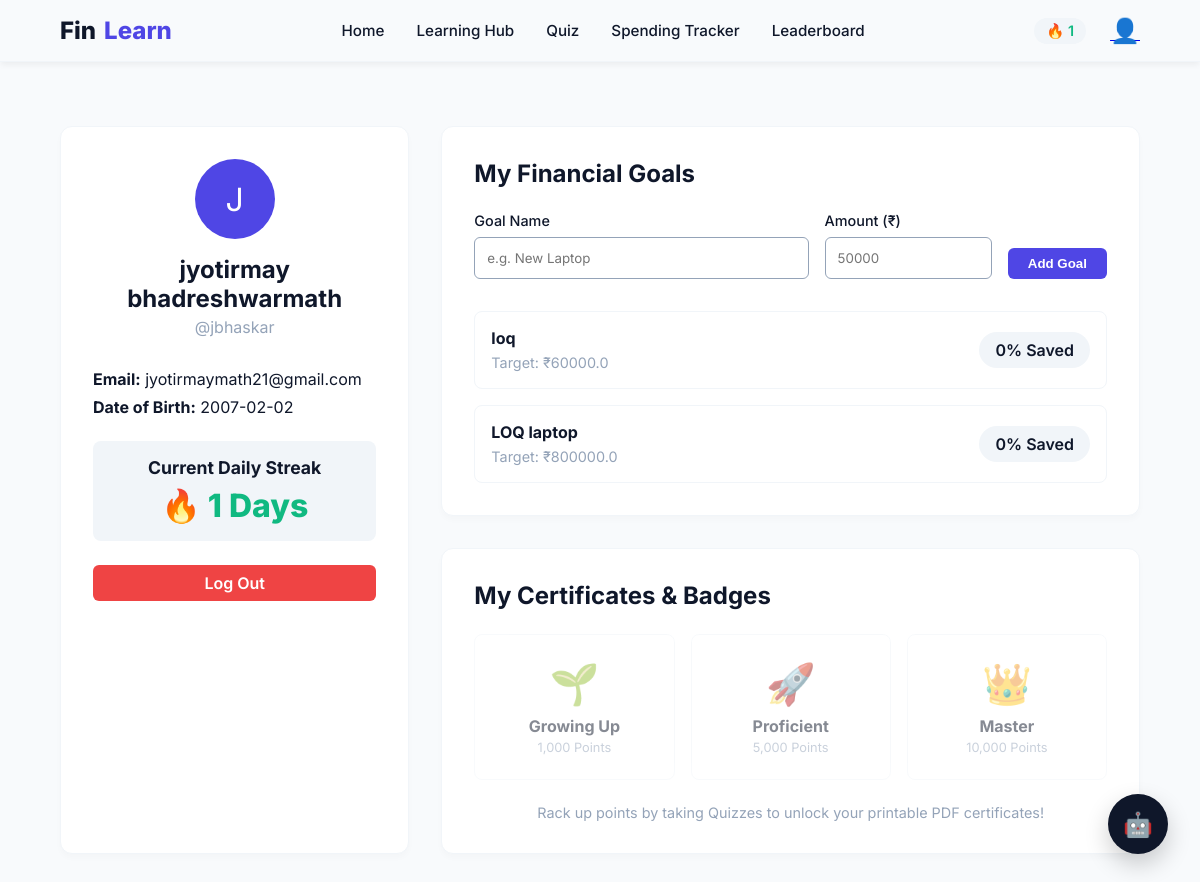
The app's page /profile (signed in), older data.
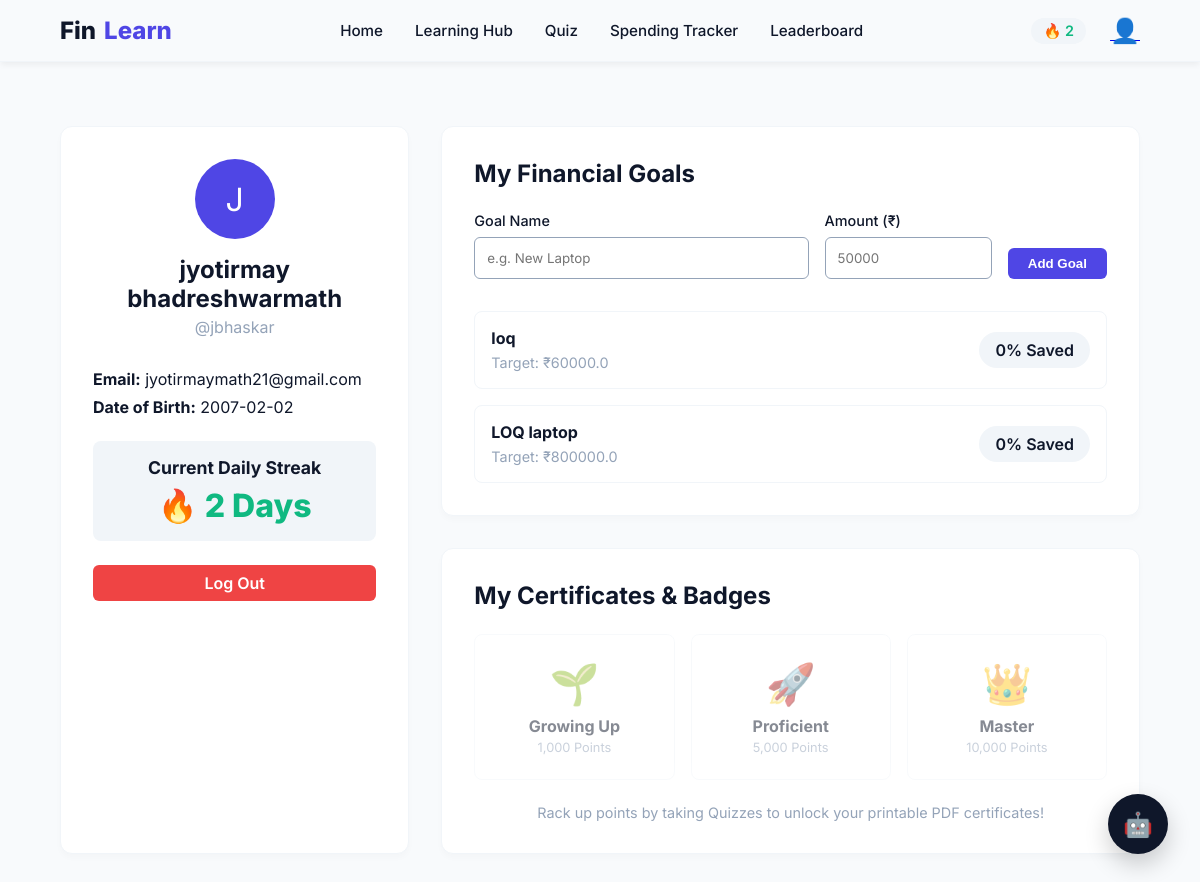
The same page, newer data.
### models.py (models this page shows, shortened)
class User(UserMixin, db.Model):
    id = db.Column(db.Integer, primary_key=True)
    full_name = db.Column(db.String(150), nullable=False)
    username = db.Column(db.String(50), unique=True, nullable=False)
    dob = db.Column(db.String(20), nullable=False)
    email = db.Column(db.String(150), unique=True, nullable=False)
    password_hash = db.Column(db.String(255), nullable=False)
    points = db.Column(db.Integer, default=0)
    streak = db.Column(db.Integer, default=0)
    last_login = db.Column(db.String(20), nullable=True) # YYYY-MM-DD format for easy streak logic
    certificates = db.Column(db.Text, default='[]') # JSON string of unlocked certs
    def get_certificates(self):
        try:
            return json.loads(self.certificates)
        except:
            return []

### app.py (the view, shortened to what this page needs)
@app.route('/profile', methods=['GET', 'POST'])
@login_required
def profile():
    goals = Goal.query.filter_by(user_id=current_user.id).all()
    return render_template('profile.html', user=current_user, goals=goals)

### app.py (called while the page is built)
@login_manager.user_loader
def load_user(user_id):
    return User.query.get(int(user_id))

### templates/profile.html (shortened to what the changed rows need)
{% extends 'base.html' %}
{% block content %}
<div style="display: grid; grid-template-columns: 1fr 2fr; gap: 2rem; margin-top: 2rem;">
    <div style="background: white; padding: 2rem; border-radius: 12px; border: 1px solid var(--gray-light); box-shadow: 0 4px 6px rgba(0,0,0,0.02);">
        <div style="text-align: center; margin-bottom: 2rem;">
            <div style="width: 80px; height: 80px; background: var(--primary); color: white; border-radius: 50%; display: flex; align-items: center; justify-content: center; font-size: 2rem; margin: 0 auto 1rem auto;">
                {{ user.full_name[0] | upper }}
            </div>
            <h2 style="margin: 0;">{{ user.full_name }}</h2>
            <p style="color: var(--gray); margin: 0.25rem 0;">@{{ user.username }}</p>
        </div>
        <div style="margin-bottom: 1.5rem;">
            <p style="margin: 0.5rem 0;"><strong>Email:</strong> {{ user.email }}</p>
            <p style="margin: 0.5rem 0;"><strong>Date of Birth:</strong> {{ user.dob }}</p>
        </div>
        <div style="background: var(--gray-light); padding: 1rem; border-radius: 8px; text-align: center; margin-bottom: 1.5rem;">
            <h3 style="margin: 0 0 0.5rem 0; font-size: 1.1rem;">Current Daily Streak</h3>
            <div style="font-size: 2rem; font-weight: 800; color: var(--accent);">
                🔥 {{ user.streak }} Days
            </div>
        </div>
    </div>
    <div style="display: flex; flex-direction: column; gap: 2rem;">
        <div style="background: white; padding: 2rem; border-radius: 12px; border: 1px solid var(--gray-light); box-shadow: 0 4px 6px rgba(0,0,0,0.02);">
            <h2 style="margin: 0 0 1.5rem 0;">My Financial Goals</h2>
        </div>
        <div style="background: white; padding: 2rem; border-radius: 12px; border: 1px solid var(--gray-light); box-shadow: 0 4px 6px rgba(0,0,0,0.02);">
            <h2 style="margin: 0 0 1.5rem 0;">My Certificates & Badges</h2>
        </div>
    </div>
</div>
{% endblock %}

### templates/base.html (shortened to what this page needs)
<!DOCTYPE html>
<html lang="en">
<head>
    <link rel="stylesheet" href="{{ url_for('static', filename='css/styles.css') }}">
</head>
<body>
    <nav class="navbar">
        <a href="{{ url_for('index') }}" class="nav-brand">Fin<span>Learn</span></a>
        <div class="nav-links">
            <a href="{{ url_for('index') }}">Home</a>
            <a href="{{ url_for('learning_hub') }}">Learning Hub</a>
            <a href="{{ url_for('quiz') }}">Quiz</a>
            <a href="{{ url_for('spending_tracker') }}">Spending Tracker</a>
            <a href="{{ url_for('leaderboard') }}">Leaderboard</a>
        </div>
        <div class="nav-actions">
            {% if current_user.is_authenticated %}
                <div class="streak-badge" title="Daily Streak">
                    🔥 {{ current_user.streak }}
                </div>
                <a href="{{ url_for('profile') }}" class="nav-link">
                    <span style="font-size: 1.5rem;">👤</span>
                </a>
            {% else %}
                <a href="{{ url_for('login') }}" class="btn-primary" style="background: transparent; color: var(--primary); border: 1px solid var(--primary);">Login</a>
                <a href="{{ url_for('signup') }}" class="btn-primary">Sign Up</a>
            {% endif %}
        </div>
    </nav>
    <main class="container">
        {% block content %}{% endblock %}
    </main>
    <div class="ai-fab" id="chatbotToggle" onclick="toggleChatbot()">🤖</div>
</body>
</html>

Row changes from the older to the newer data that the page shows:
changed User "jyotirmay bhadreshwarmath": streak "1" → "2"
